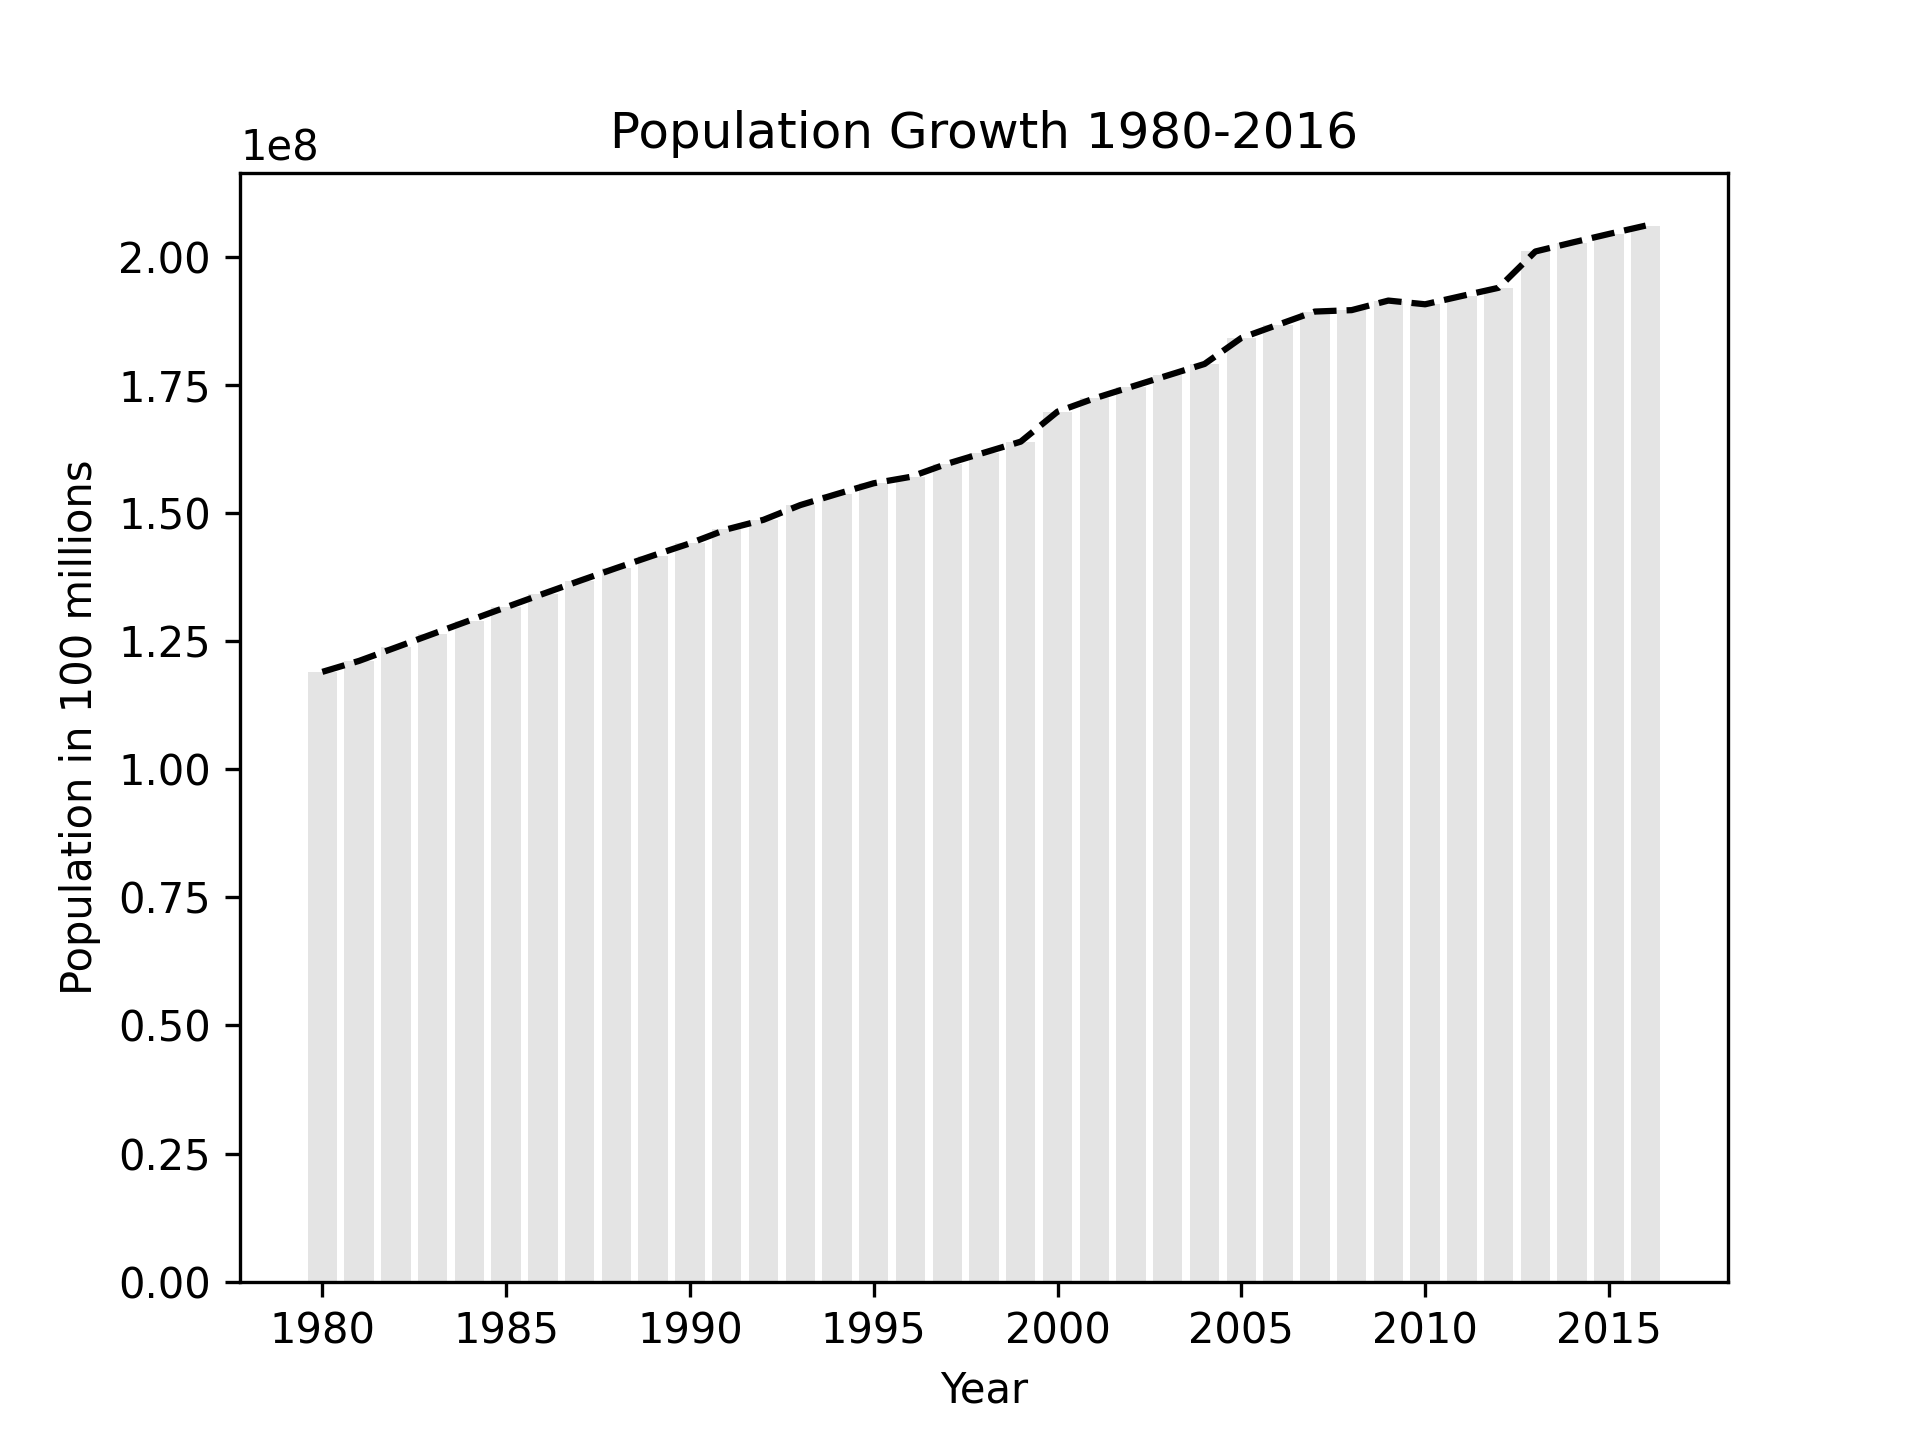

The script that saved this image:
import matplotlib.pyplot as plt

data = open('Data Science\Visualization\Case Study 01 - Population Growth\population_growth.csv').readlines()

x = []
y = []

for i in range(len(data)):
    if i != 0:
        linha = data[i].split(";")
        x.append(int(linha[0]))
        y.append(int(linha[1]))

title = "Population Growth 1980-2016"
xaxis = "Year"
yaxis = "Population in 100 millions"

plt.title(title)
plt.xlabel(xaxis)
plt.ylabel(yaxis)

plt.plot(x, y, color="k", linestyle="--") # Line Graph Version
plt.bar(x, y, color="#e4e4e4") # Bar Graph Version.

plt.show() # Show
#plt.savefig("Case Study 01 - Population Growth.png", dpi=300) # Save